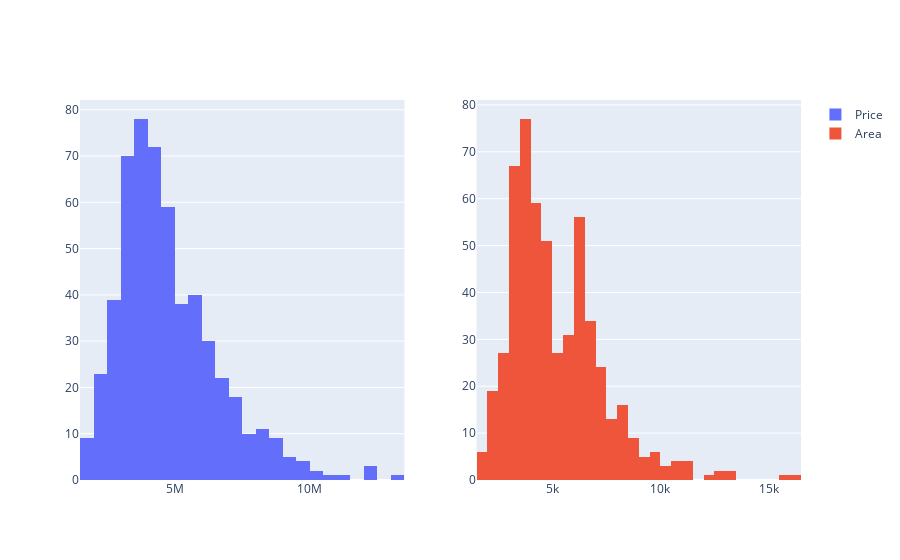

The notebook cell saved with this chart:
### Code cell
fig_his = make_subplots(rows=1, cols=2)

fig_his.add_trace(
    go.Histogram(x=data['price'], name='Price'),
    row=1, col=1
)
fig_his.add_trace(
    go.Histogram(x=data['area'], name='Area'),
    row=1, col=2
)

fig_his.show()

### Figure 1 — Plotly figure (JSON) as saved in the notebook; plotly's stock layout.template omitted (floating-point values rounded to 4 significant figures; data arrays with more than 128 entries replaced by an {"elided": "..."} marker saying what was removed)
{"data": [{"name": "Price", "type": "histogram", "x": {"elided": "545 int values"}, "xaxis": "x", "yaxis": "y"}, {"name": "Area", "type": "histogram", "x": {"elided": "545 int values"}, "xaxis": "x2", "yaxis": "y2"}], "layout": {"xaxis": {"anchor": "y", "domain": [0, 0.45]}, "xaxis2": {"anchor": "y2", "domain": [0.55, 1]}, "yaxis": {"anchor": "x", "domain": [0, 1]}, "yaxis2": {"anchor": "x2", "domain": [0, 1]}}}
